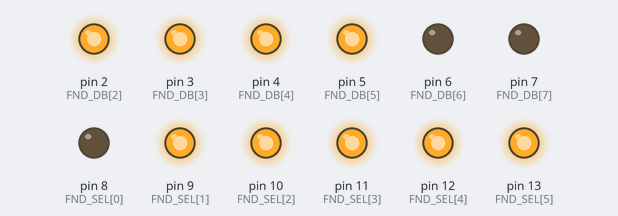
Recording of a sketch running on a simulated Arduino Uno, built with avr-gcc and run on an emulated ATmega328P. Shown: output pins drawn as LEDs (lit = HIGH). Pins used as bus, display or sensor lines are not drawn; what the sketch prints to the serial monitor is not drawn.

Above: at 0.5 s.
At 1.5 s:
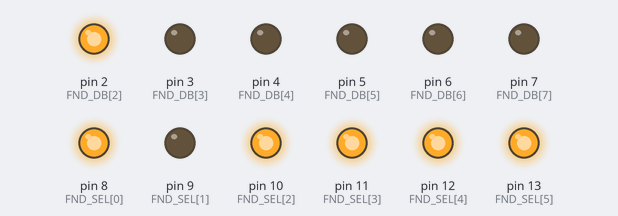
At 4.5 s:
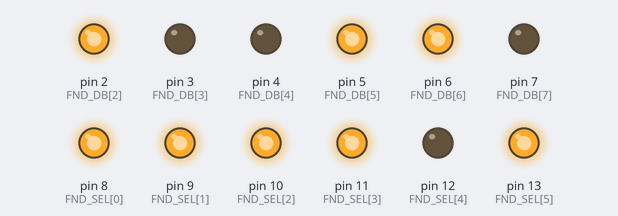
At 7.5 s:
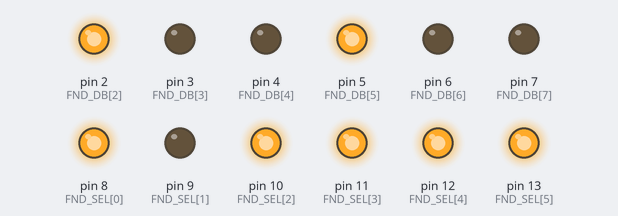
At 10.5 s:
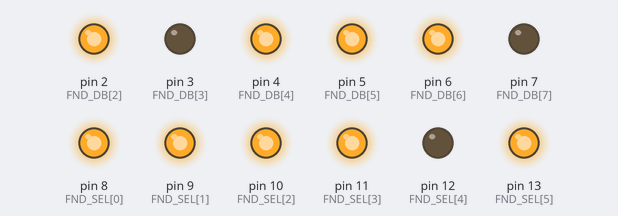
At 14.5 s:
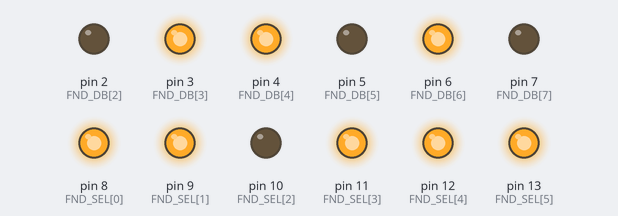
Timing chart, 0 to 15.6 s (numbered marks = the images above):
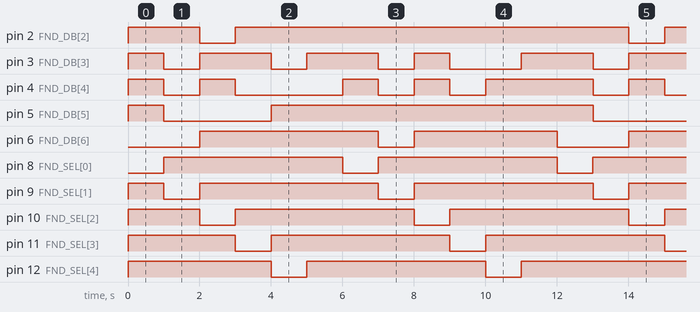

The sketch:

seven.ino
```cpp
byte FND_SEL[6]={8,9,10,11,12,13};
byte FND_DB[8]={0,1,2,3,4,5,6,7};
byte FND_DATA[]={0x3F,0x06,0x5B,0x4F,
0x66,0x6D,0x7D,0x27,
0x7F,0x67,0x77,0x7C,
0x39,0x5E,0x79,0x71};

void setup(){
  for(int i=0;i<8;i++)
  {
    pinMode(FND_DB[i],OUTPUT);
  }
  for(int i=0;i<6;i++)
  {
    pinMode(FND_SEL[i],OUTPUT);
    digitalWrite(FND_SEL[i],HIGH);
  }
}
void FndDisplay(byte Position,byte Data){
  for(int i=0;i<6;i++)
  {
    if(i==Position)
    {
      digitalWrite(FND_SEL[i],LOW);
    }
    else
    {
    digitalWrite(FND_SEL[i],HIGH);
    }
      for(int j=0;j<8;j++)
      {
        digitalWrite(FND_DB[j],bitRead(Data,j));
      }
  }
}
void loop(){
  for(int i=0;i<12;i++)
   {
    FndDisplay(i%6,FND_DATA[i]);
    delay(1000);
   Serial.begin(9600);
   Serial.print("7segment : ");
   Serial.println(i%6,i);
   }
}
```

Measured:
- by itself, pin 2 (FND_DB[2]): repeats every 12.0 s: LOW 1.0 s, HIGH 11.0 s
- by itself, pin 3 (FND_DB[3]): repeats every 12.0 s: 2 × (LOW 1.0 s, HIGH 2.0 s), LOW 1.0 s, HIGH 1.0 s, LOW 2.0 s, HIGH 2.0 s
- by itself, pin 4 (FND_DB[4]): repeats every 12.0 s: LOW 1.0 s, HIGH 1.0 s, LOW 3.0 s, 2 × (HIGH 1.0 s, LOW 1.0 s), HIGH 3.0 s
- by itself, pin 5 (FND_DB[5]): repeats every 12.0 s: LOW 3.0 s, HIGH 9.0 s
- by itself, pin 6 (FND_DB[6]): repeats every 12.0 s: LOW 1.0 s, HIGH 4.0 s, LOW 2.0 s, HIGH 5.0 s
- by itself, pin 8 (FND_SEL[0]), pin 9 (FND_SEL[1]), pin 10 (FND_SEL[2]), pin 11 (FND_SEL[3]), pin 12 (FND_SEL[4]), pin 13 (FND_SEL[5]): alternates HIGH for 5.0 s and LOW for 1.0 s
